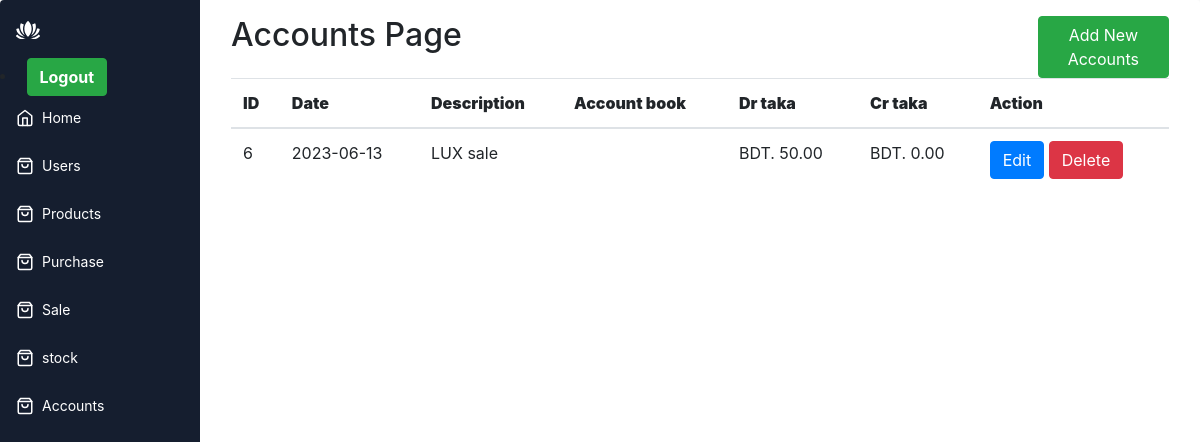
/accounts.php (signed in), run on an earlier commit of the app's database.
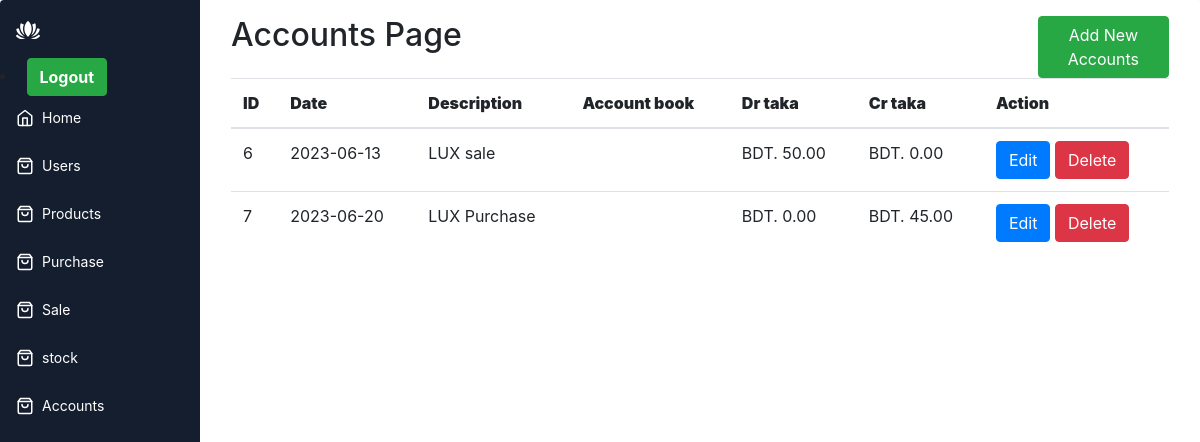
And on a later commit of the database.
### tables this page shows
CREATE TABLE `accounts` (
  `id` int(11) NOT NULL,
  `date` date NOT NULL,
  `description` text NOT NULL,
  `account_book` text NOT NULL,
  `debit` int(255) NOT NULL,
  `credit` int(255) NOT NULL
);

### accounts.php (the view, shortened to what this page needs)
<?php
include 'include/header.php';
include 'include/connection.php';
$sql ="SELECT * FROM accounts " ;
$result = $db->query($sql);
?>
<div class="app-content">
    <div class="container-fluid">
        <div class="row">
            <div class="col-md-10">
                <h2>Accounts  Page </h2>
            </div>
            <div class="col-md-2">
                <a href="accounts_add.php" class="btn btn-success">Add New Accounts</a>
            </div>
        </div>
    </div>
    <div class="container-fluid">
        <div class="row">
            <div class="col-md-12">
                <table class="table ">
                    <thead>
                        <th><b>ID</b></th>
                        <th><b>Date</b></th>
                        <th><b>Description</b></th>
                        <th><b>Account book</b></th>
                        <th><b>Dr taka</b></th>
                        <th><b>Cr taka</b></th>
                        <th><b>Action</b></th>
                    </thead>
                    <tbody>
                    <?php while($row = $result->fetch_assoc()): ?>
                        <tr>
                            <td><?php echo $row['id'] ; ?></td>
                            <td><?php echo $row['date'] ; ?></td>
                            <td> <?php echo $row['description'] ; ?></td>
                            <td> <?php echo $row['account_book'] ; ?></td>
                            <td>BDT. <?php echo $row['debit'] ; ?>.00</td>
                            <td>BDT. <?php echo $row['credit'] ; ?>.00</td>
                        <td>
                            <a href="accounts_edit.php?id=<?php echo $row['id']; ?>" class="btn btn-primary">Edit</a>
                            <a href="accounts_delete.php?id=<?php echo $row['id']; ?>" class="btn btn-danger" onclick="return confirm('Are you sure you want to delete this user?')">Delete</a>
                        </td>
                        </tr>
                        <?php endwhile; ?>
                    </tbody>
                </table>
            </div>
        </div>
    </div>
</div>
<?php
include 'include/footer.php';
?>

What changed in the data, as far as the page shows it:
added accounts: id "7", date "2023-06-20", description "LUX Purchase", debit "0", credit "45"
